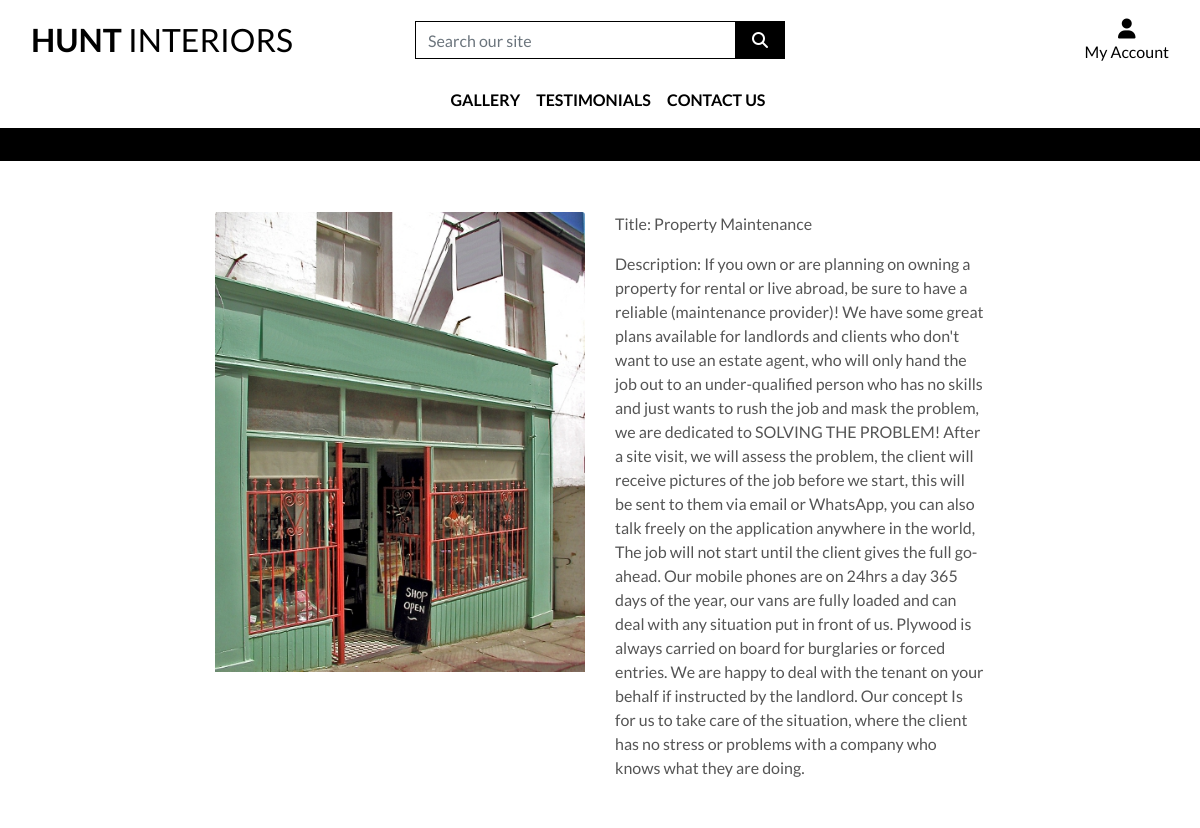
/1/, run on the app's committed database.
### home/models.py (models this page shows, shortened)
class SubContent(models.Model):
    class Meta:
        verbose_name_plural = 'Sub Content'
    title = models.CharField(max_length=28, null=False, blank=False)
    image = models.ImageField()
    description = models.TextField()

### home/views.py (the view)
# urls.py: path('<int:sub_id>/', views.sub_detail, name='sub_detail'),
def sub_detail(request, sub_id):
    subcontent = get_object_or_404(SubContent, pk=sub_id)
    context = {
        'subcontent': subcontent,
    }
    return render(request, 'home/sub_detail.html', context)

### home/templates/home/sub_detail.html (shortened to what this page needs)
<!DOCTYPE html>
{% extends "base.html" %}
{% load static %}
{% block page_header %}
    <div class="container header-container">
    </div>
{% endblock %}
{% block content %}
    <div class="overlay"></div>
    <div class="container-fluid">
        <div class="row">
            <div class="col-12 col-md-6 col-lg-4 offset-lg-2">
                <div class="image-container my-5">
                    <a href="{{ subcontent.image.url }}" target="_blank">
                        <img class="card-img-top img-fluid" src="{{ subcontent.image.url }}" alt="{{ subcontent.image.url }}">
                    </a>
                </div>
            </div>
            <div class="col-12 col-md-6 col-lg-4">
                <div class="product-details-container mb-5 mt-md-5">
                    <p class="mb-0">Title: {{ subcontent.title }}</p>
                    <p class="mt-3">Description: {{ subcontent.description }}</p>
                </div>
            </div>
        </div>
    </div>
{% endblock %}

### static/css/base.css (style rules this page uses)
html { height: 100%; }
body { background-color: orange; background-size: cover; height: calc(100vh - 164px); color: #555; font-family: 'Lato'; }
.overlay { height: 100%; width: 100%; top: 0; left: 0; position: fixed; background: white; z-index: -1; }
a { color:#00abff; text-decoration:none; }
@media (min-width: 1200px) { .container { max-width: 80%; } }
@media (min-width: 992px) { .header-container { padding-top: 164px; } }

### data on the page
SubContent: image (picture), title "Property Maintenance", description "If you own or are planning on owning a property for rental or live abroad, be sure to have a reliable (maintenance provider)! We have some great plans available for landlords and clients who don't want to use an estate agent, who will only hand the job out to an under-qualified person who has no skills and just wants to rush the job and mask the problem, we are dedicated to SOLVING THE PROBLEM! After a site visit, we will assess the problem, the client will receive pictures of the job before we start, this will be sent to them via email or WhatsApp, you can also talk freely on the application anywhere in the world, The job will not start until the client gives the full go-ahead. Our mobile…"
